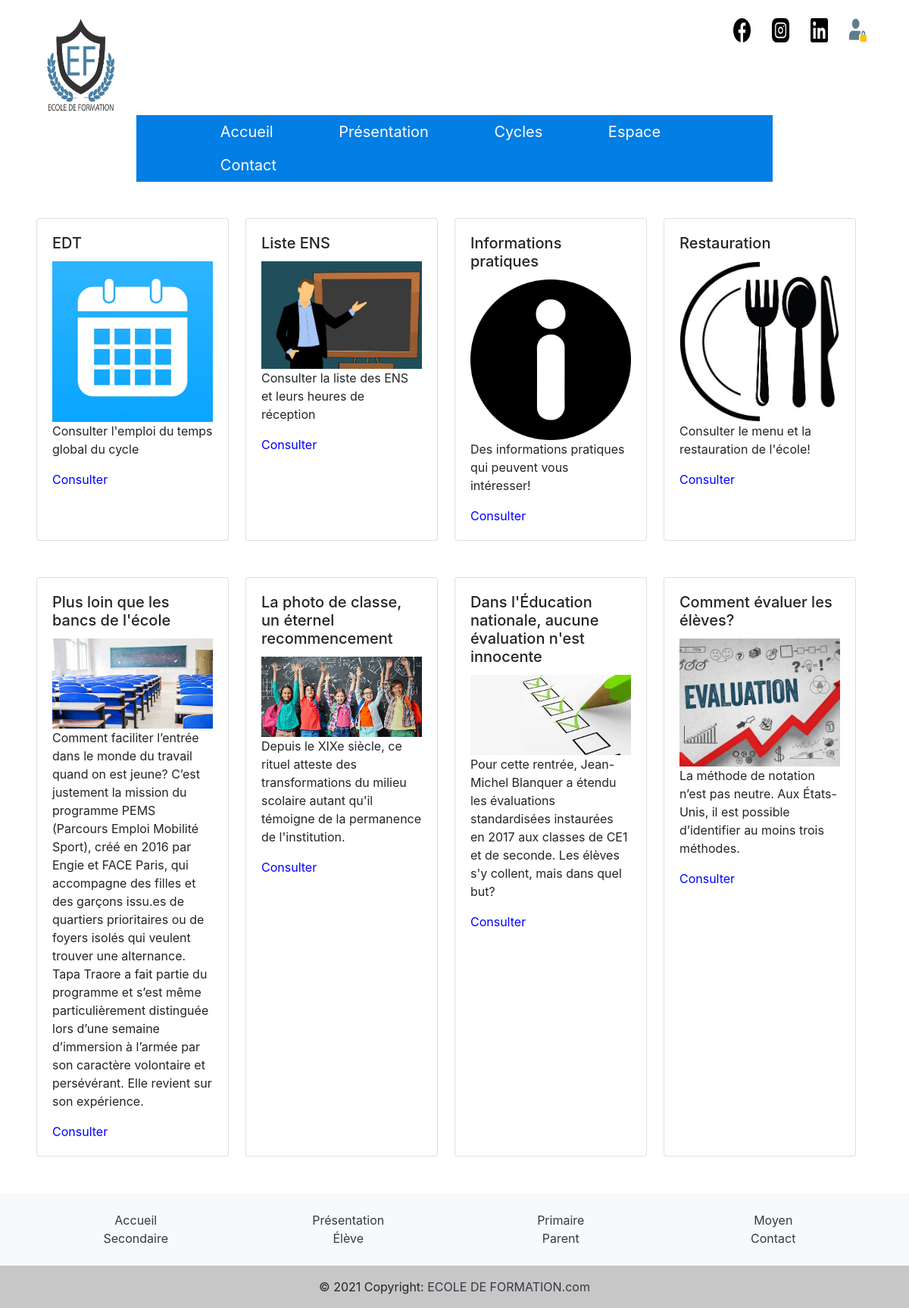
/projet/index/Cycles/Secondaire, run on the app's committed database.
### tables this page shows
CREATE TABLE `contact` (
  `id` int(11) NOT NULL,
  `nom` text NOT NULL,
  `link` text NOT NULL
);

CREATE TABLE `menu_accueil` (
  `id` int(11) NOT NULL,
  `menu` text NOT NULL,
  `types` int(11) NOT NULL
);

CREATE TABLE `article` (
  `id` int(11) NOT NULL,
  `titre` text NOT NULL,
  `image` text NOT NULL,
  `description` text NOT NULL,
  `date` date NOT NULL,
  `resume` text NOT NULL,
  `tous` int(11) NOT NULL,
  `ens` int(11) NOT NULL,
  `primaire` int(11) NOT NULL,
  `moyen` int(11) NOT NULL,
  `secondaire` int(11) NOT NULL,
  `parents` int(11) NOT NULL,
  `eleve` int(11) NOT NULL
);

### projet/MVC/Controller/ControllerSecondaire.php (called while the page is built, shortened)
<?php
require_once('../MVC/Model/ModelSecondaire.php');
require_once('../MVC/View/ViewSecondaire.php');
class ControllerSecondaire{
public function __construct(){
    $numberOfArguments = func_num_args();
}
public function get_menu(){
    $model = new ModelSecondaire();
    $res= $model->get_menu();
    return $res;
}
public function contact(){
    $model = new ModelSecondaire();
    $res= $model->get_contact();
    return $res;
}
public function articles(){
    $model = new ModelSecondaire();
    $res= $model->get_articles();
    return $res;
}
public function afficher_accueil(){
    $view= new ViewSecondaire();
    $view->logo();
    $view->contact();
    $view->afficher_menu();
    $view->afficher_article();
    $view->afficher_footer();
}
}

### projet/MVC/Model/ModelSecondaire.php (called while the page is built, shortened)
<?php
require_once('../MVC/Controller/ControllerSecondaire.php');
class ModelSecondaire{
    private $dbname="TDW";
    private $host="127.0.0.1";
    private $user="root";
    private $password ="";
    private function connexion_db($dbname,$host,$user,$password){
        $dsn= "mysql:dbname=$dbname; host=$host;";
        try{
        $c=new PDO($dsn,$user,$password);
        }catch(PDOException $ex){
          printf("erreur de connexion à la base de donnée",$ex->getMessage());
          exit();
        }
        return $c;
    }
    private function requete($c,$req){
       return $c->query($req);
    }
    public function get_menu(){
        $c=$this->connexion_db($this->dbname,$this->host,$this->user,$this->password);
        $req="SELECT menu , types FROM menu_accueil ";
        $res=$this->requete($c,$req);
        return $res;
    }
    public function get_contact(){
        $c=$this->connexion_db($this->dbname,$this->host,$this->user,$this->password);
        $req="SELECT id,nom,link FROM contact ";
        $res=$this->requete($c,$req);
        return $res;
    }
    public function get_articles(){
        $c=$this->connexion_db($this->dbname,$this->host,$this->user,$this->password);
        $req="SELECT titre,description,image FROM article WHERE (secondaire='1')";
        $res=$this->requete($c,$req);
        return $res;
    }
}

### projet/MVC/View/ViewSecondaire.php (the view, shortened to what this page needs)
<?php
require_once('../MVC/Controller/ControllerSecondaire.php');
?>
<link rel="stylesheet" href="https://stackpath.bootstrapcdn.com/bootstrap/4.3.1/css/bootstrap.min.css">
<?php
class ViewSecondaire
{
  public function logo()
  {
    echo '<img id= "logo" src="../../MVC/Image/LOGO.png" style="width: 8%;height: 16%;"/>';
  }
  public function contact()
  {
    $c = new ControllerSecondaire();
    $res = $c->contact();
    echo '<div id="icons"><ul>';
    foreach ($res as $row) {
      echo '<li class="icons-img"> <a href="' . $row["link"] . '"><img id="image' . $row["id"] . '" style="width: 2%;height: 4%;" src="../../MVC/Image/' . $row["nom"] . '"></a></li>';
    }
    echo '</ul></div>';
  }
  public function afficher_menu()
  {
?>
    <nav>
      <ul class="nav">
        <?php
        $c = new ControllerSecondaire();
        $res = $c->get_menu();
        foreach ($res as $row) {
          if ($row["types"] == 0) {
            if (strcmp($row["menu"], 'Cycles') == 0 || strcmp($row["menu"], 'Espace') == 0) {
              if (strcmp($row["menu"], 'Cycles') == 0) {
                echo '<li ><a href="/projet/index/">' . $row["menu"] . '</a><ul>';
                $res1 = $c->get_menu();
                echo '</ul></li>';
              } else {
                echo '<li ><a  href="/projet/index/">' . $row["menu"] . '</a><ul>';
                echo '</ul></li>';
              }
            } else {
              if (strcmp($row["menu"], 'Accueil') == 0) {
                echo '<li ><a  href="/projet/index/#">' . $row["menu"] . '</a></li>';
              } else {
                echo '<li ><a  href="/projet/index/' . $row["menu"] . '">' . $row["menu"] . '</a></li>';
              }
            }
          }
        }
        ?>
      </ul>
    </nav>
    <?php
  }
  public function afficher_article()
  {
    $c = new ControllerSecondaire();
    $res = $c->articles();
    $i = 0;
    echo '<div class="row" style="margin:4%; margin-left:4% ">';
    foreach ($res as $row) {
      if ($i < 4) {
    ?>
        <div class="card text-black " style="max-width: 23% ;margin-right:2%;">
          <div class="card-body">
            <?php echo ' <h5 class="card-title">' . $row["titre"] . '</h5>'; ?>
            <?php echo ' <img src="../../MVC/Image/article/cycles/' . $row["image"] . '" style="width: 100%;"</img>'; ?>
            <?php echo '<p class="card-text">' . $row["description"] . '</p>';
            if ($row["titre"] === 'Liste ENS') {
              echo '<a href="/projet/index/Cycles/Secondaire/Liste ENS" style="color: blue;">Consulter</a>';
            } elseif ($row["titre"] === 'EDT') {
              echo '<a href="/projet/index/Cycles/Secondaire/EDT" style="color: blue;">Consulter</a>';
            } elseif ($row["titre"] === 'Restauration') {
              echo '<a href="/projet/index/Cycles/Secondaire/Rest" style="color: blue; ">Consulter</a>';
            } else {
              echo '<a href="./Secondaire" style="color: blue; ">Consulter</a>';
            }
            ?>
          </div>
        </div>
        <?php
        if ($i == 3) {
          echo '</div>';
        }
        $i = $i + 1;
      } else {
        if ($i == 4) {
          echo '<div class="row" style="margin:4%; margin-left:4% ">';
        }
        ?>
        <div class="card text-black " style="max-width: 23% ;margin-right:2%;">
          <div class="card-body">
            <?php echo ' <h5 class="card-title">' . $row["titre"] . '</h5>'; ?>
            <?php echo ' <img src="../../MVC/Image/article/cycles/' . $row["image"] . '" style="width: 100%;"</img>'; ?>
            <?php echo '<p class="card-text">' . $row["description"] . '</p>';
            if ($row["titre"] === 'Liste ENS') {
              echo '<a href="/projet/index/Cycles/Secondaire/Liste ENS" style="color: white;">Consulter</a>';
            } elseif ($row["titre"] === 'EDT') {
              echo '<a href="/projet/index/Cycles/Secondaire/EDT" style="color: white;">Consulter</a>';
            } else {
              echo '<a href="./Secondaire" style="color: blue; ">Consulter</a>';
            }
            ?>
          </div>
        </div>
<?php
        $i = $i + 1;
      }
    }
    if ($i !== 3) {
      echo '</div>';
    }
  }
  public function afficher_footer()
  {
    $c = new ControllerSecondaire();
    $res = $c->get_menu();
    echo '
      <footer class="bg-light text-center text-lg-start">
      <div class="container p-4">
        <div class="row" >
          ';
    foreach ($res as $row) {
      if (strcmp($row["menu"], 'Cycles') !== 0 && strcmp($row["menu"], 'Espace') !== 0) {
        if (strcmp($row["menu"], 'Parents') == 0) {
          echo ' <div class="col-lg-3 col-md-6 mb-4 mb-md-0" >
      <ul class="list-unstyled mb-0">
        <li>
          <a href="/projet/index/Espace/' . $row["menu"] . '" class="text-dark">' . $row["menu"] . '</a>
        </li>
      </ul>
    </div>
    ';
        } else  if ($row["menu"] == 'Primaire') {
          echo ' <div class="col-lg-3 col-md-6 mb-4 mb-md-0" >
      <ul class="list-unstyled mb-0">
        <li>
          <a href="/projet/index/Cycles/' . $row["menu"] . '" class="text-dark">' . $row["menu"] . '</a>
        </li>
      </ul>
    </div>
    ';
        } else if (strcmp($row["menu"], 'Moyen') == 0) {
          echo ' <div class="col-lg-3 col-md-6 mb-4 mb-md-0" >
      <ul class="list-unstyled mb-0">
        <li>
          <a href="/projet/index/Cycles/' . $row["menu"] . '" class="text-dark">' . $row["menu"] . '</a>
        </li>
      </ul>
    </div>
    ';
        } else if (strcmp($row["menu"], 'Secondaire') == 0) {
          echo ' <div class="col-lg-3 col-md-6 mb-4 mb-md-0" >
      <ul class="list-unstyled mb-0">
        <li>
          <a href="/projet/index/Cycles/' . $row["menu"] . '" class="text-dark">' . $row["menu"] . '</a>
        </li>
      </ul>
    </div>
    ';
        } else if (strcmp($row["menu"], 'Élève') == 0) {
          echo ' <div class="col-lg-3 col-md-6 mb-4 mb-md-0" >
      <ul class="list-unstyled mb-0">
        <li>
          <a href="/projet/index/Espace/' . $row["menu"] . '" class="text-dark">' . $row["menu"] . '</a>
        </li>
      </ul>
    </div>
    ';
        } else {
          echo ' <div class="col-lg-3 col-md-6 mb-4 mb-md-0" >
            <ul class="list-unstyled mb-0">
              <li>
                <a href="/projet/index/' . $row["menu"] . '" class="text-dark">' . $row["menu"] . '</a>
              </li>
            </ul>
          </div>
          ';
        }
      }
    };
    echo '</div>
      </div>
      <div class="text-center p-3" style="background-color: rgba(0, 0, 0, 0.2)">
        © 2021 Copyright:
        <a class="text-dark">ECOLE DE FORMATION.com</a>
      </div>
    </footer>';
  }
}
?>

### data on the page
contact: nom (picture)
contact: nom (picture)
contact: nom (picture)
contact: shows a picture
menu_accueil: menu "Accueil"
menu_accueil: menu "Présentation"
menu_accueil: menu "Cycles"
menu_accueil: menu "Espace"
menu_accueil: menu "Contact"
article: titre "EDT", image (picture), description "Consulter l'emploi du temps global du cycle"
article: titre "Liste ENS", image (picture), description "Consulter la liste des ENS et leurs heures de réception"
article: titre "Informations pratiques", image (picture), description "Des informations pratiques qui peuvent vous intéresser!", shows "Consulter"
article: titre "Restauration", image (picture), description "Consulter le menu et la restauration de l'école!"
article: titre "Plus loin que les bancs de l'école", image (picture), description "Comment faciliter l’entrée dans le monde du travail quand on est jeune? C’est justement la mission du programme PEMS (Parcours Emploi Mobilité Sport), créé en 2016 par Engie et FACE Paris, qui accompagne des filles et des garçons issu.es de quartiers prioritaires ou de foyers isolés qui veulent trouver une alternance. Tapa Traore a fait partie du programme et s’est même particulièrement distinguée lors d’une semaine d’immersion à l’armée par son caractère volontaire et persévérant. Elle revient sur son expérience.", shows "Consulter"
article: titre "La photo de classe, un éternel recommencement", image (picture), description "Depuis le XIXe siècle, ce rituel atteste des transformations du milieu scolaire autant qu'il témoigne de la permanence de l'institution.", shows "Consulter"
article: titre "Dans l'Éducation nationale, aucune évaluation n'est innocente", image (picture), description "Pour cette rentrée, Jean-Michel Blanquer a étendu les évaluations standardisées instaurées en 2017 aux classes de CE1 et de seconde. Les élèves s'y collent, mais dans quel but?", shows "Consulter"
article: titre "Comment évaluer les élèves?", image (picture), description "La méthode de notation n’est pas neutre. Aux États-Unis, il est possible d’identifier au moins trois méthodes.", shows "Consulter"
menu_accueil: menu "Primaire"
menu_accueil: menu "Moyen"
menu_accueil: menu "Secondaire"
menu_accueil: menu "Élève"
menu_accueil: menu "Parent"
